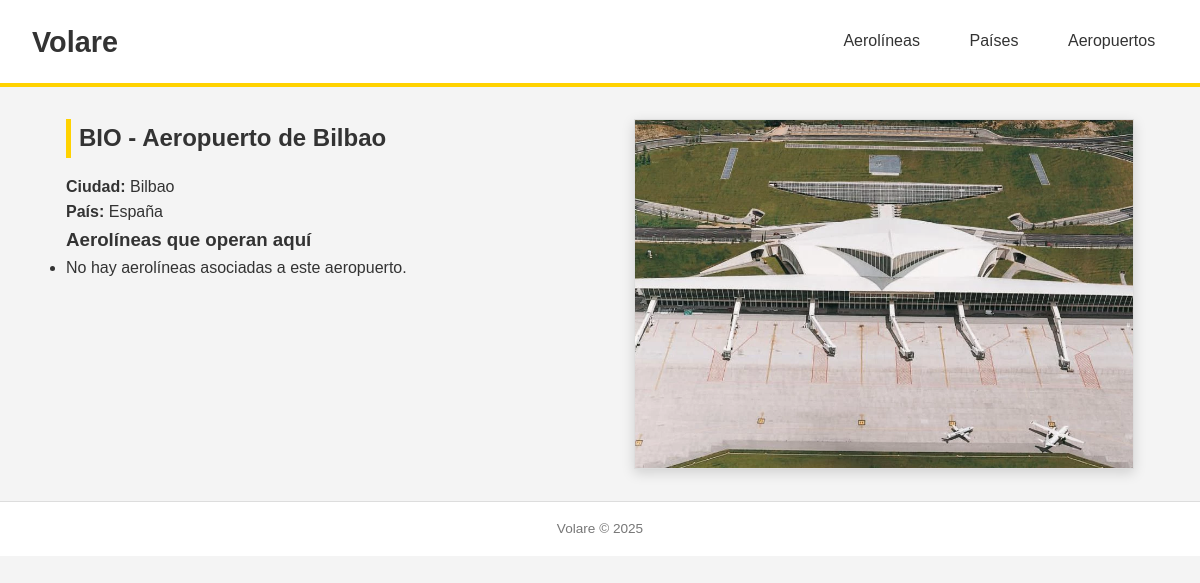
/aeropuertos/1/, run on an earlier commit of the app's database.
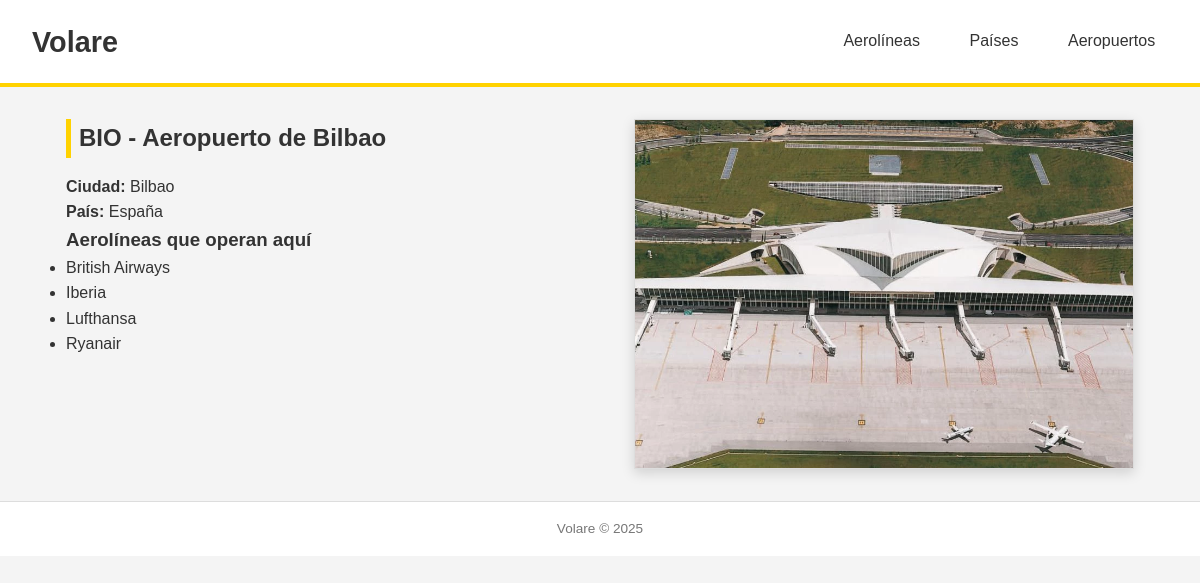
And on a later commit of the database.
### vuelos/models.py (models this page shows, shortened)
class Aerolinea(models.Model):
    nombre = models.CharField(max_length=200)
    codigo_iata = models.CharField(max_length=3, blank=True, null=True)
    pais = models.ForeignKey(
        Pais,
        on_delete=models.CASCADE,
        related_name="aerolineas"
    )
    aeropuertos = models.ManyToManyField(
        Aeropuerto,
        related_name="aerolineas",
        blank=True
    )
    anio_fundacion = models.PositiveIntegerField(blank=True, null=True)
    class Meta:
        ordering = ["nombre"]

### vuelos/views.py (the view)
# urls.py: path("aeropuertos/<int:pk>/", views.aeropuerto_detail, name="aeropuerto_detail"),
def aeropuerto_detail(request, pk):
    aeropuerto = get_object_or_404(
        Aeropuerto.objects.select_related("pais").prefetch_related("aerolineas"),
        pk=pk
    )
    contexto = {
        "aeropuerto": aeropuerto,
        "aerolineas": aeropuerto.aerolineas.all(),
    }
    return render(request, "volare/aeropuerto_detail.html", contexto)

### vuelos/templates/volare/aeropuerto_detail.html (shortened to what this page needs)
{% extends 'volare/base.html' %}
{% load static %}
{% block content %}
<section class="detalle-aeropuerto">
    <div class="info-aeropuerto">
        <h2>{{ aeropuerto.codigo_iata }} - {{ aeropuerto.nombre }}</h2>
        <p><strong>Ciudad:</strong> {{ aeropuerto.ciudad }}</p>
        <p><strong>País:</strong>
            <a href="{% url 'vuelos:pais_detail' aeropuerto.pais.pk %}">
                {{ aeropuerto.pais.nombre }}
            </a>
        </p>
        <h3>Aerolíneas que operan aquí</h3>
        <ul>
            {% for aerolinea in aeropuerto.aerolineas.all %}
                <li>
                    <a href="{% url 'vuelos:aerolinea_detail' aerolinea.pk %}">
                        {{ aerolinea.nombre }}
                    </a>
                </li>
            {% empty %}
                <li>No hay aerolíneas asociadas a este aeropuerto.</li>
            {% endfor %}
        </ul>
    </div>
    <div class="imagen-aeropuerto">
        <img
            src="{% static 'imagenes/aeropuertos/'|add:aeropuerto.codigo_iata|lower|add:'.png' %}"
            alt="{{ aeropuerto.nombre }}"
        >
    </div>
</section>
{% endblock %}

What changed in the data, as far as the page shows it:
added Aerolinea: nombre "British Airways"
now on this page (row unchanged): Aerolinea: nombre "Iberia"
now on this page (row unchanged): Aerolinea: nombre "Lufthansa"
now on this page (row unchanged): Aerolinea: nombre "Ryanair"
Also different on the page:
text no longer shown: "No hay aerolíneas asociadas a este aeropuerto."
